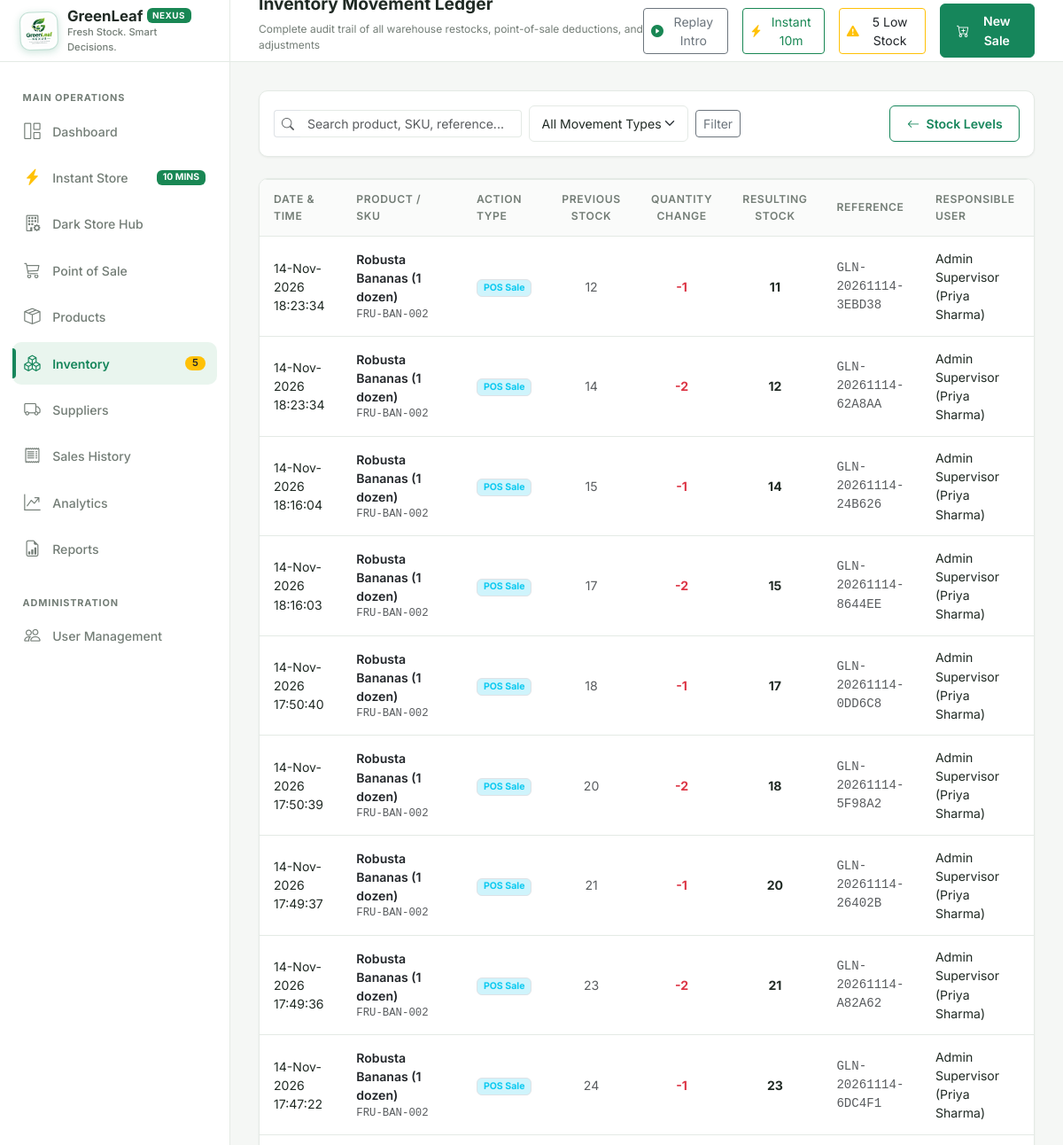
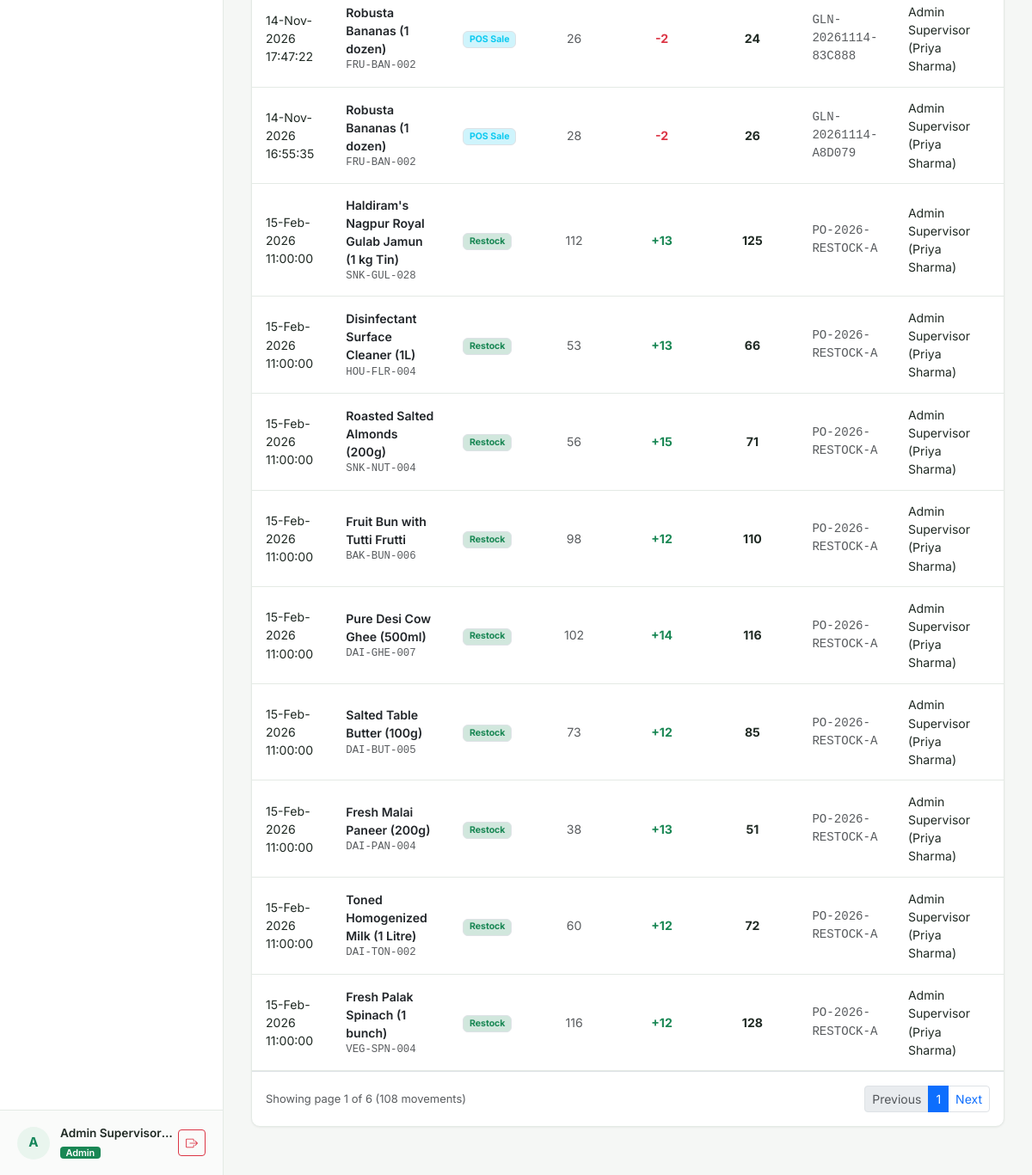
Page /inventory/movements (signed in) on the earlier database version (2 pictures, top to bottom).
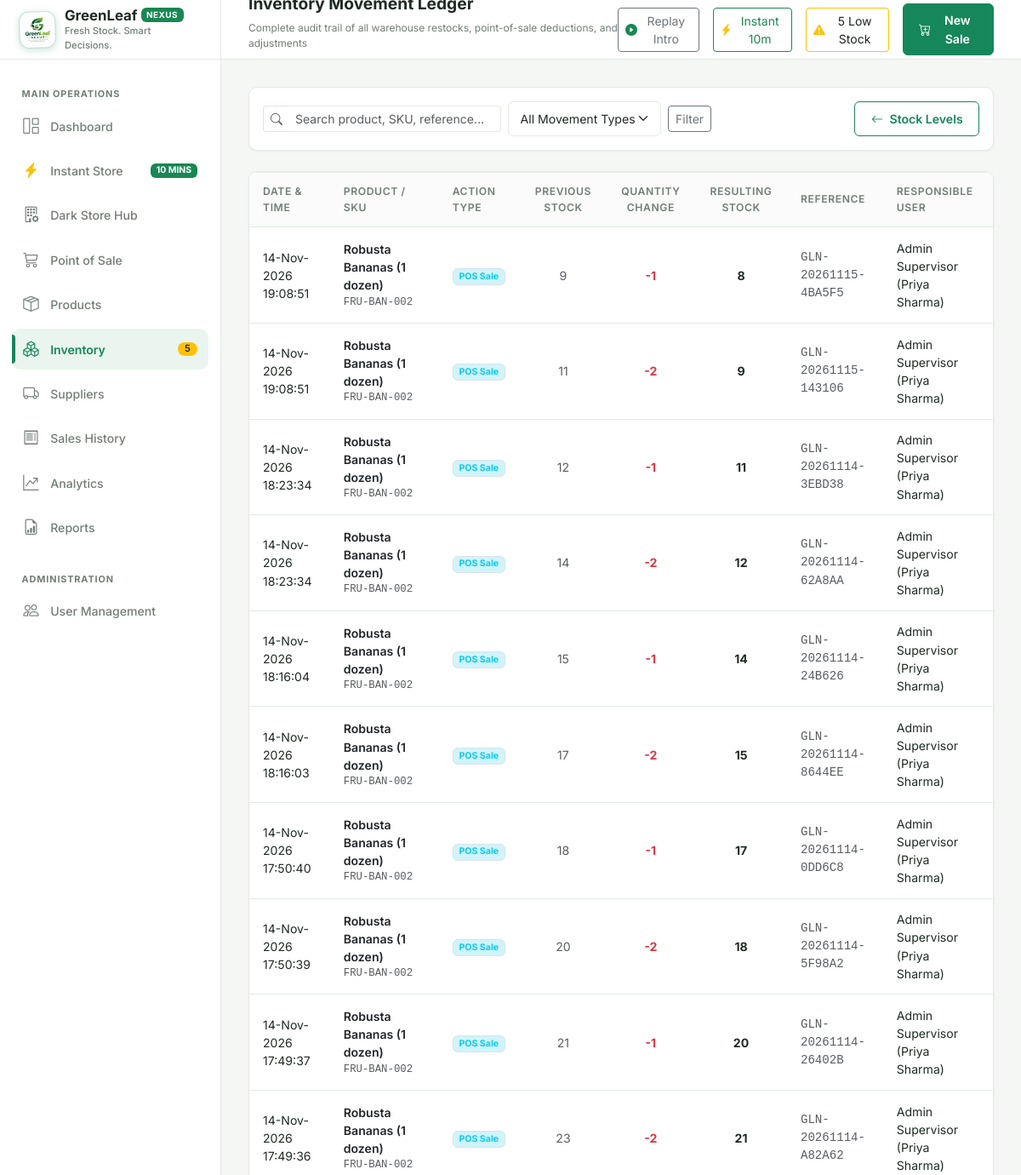
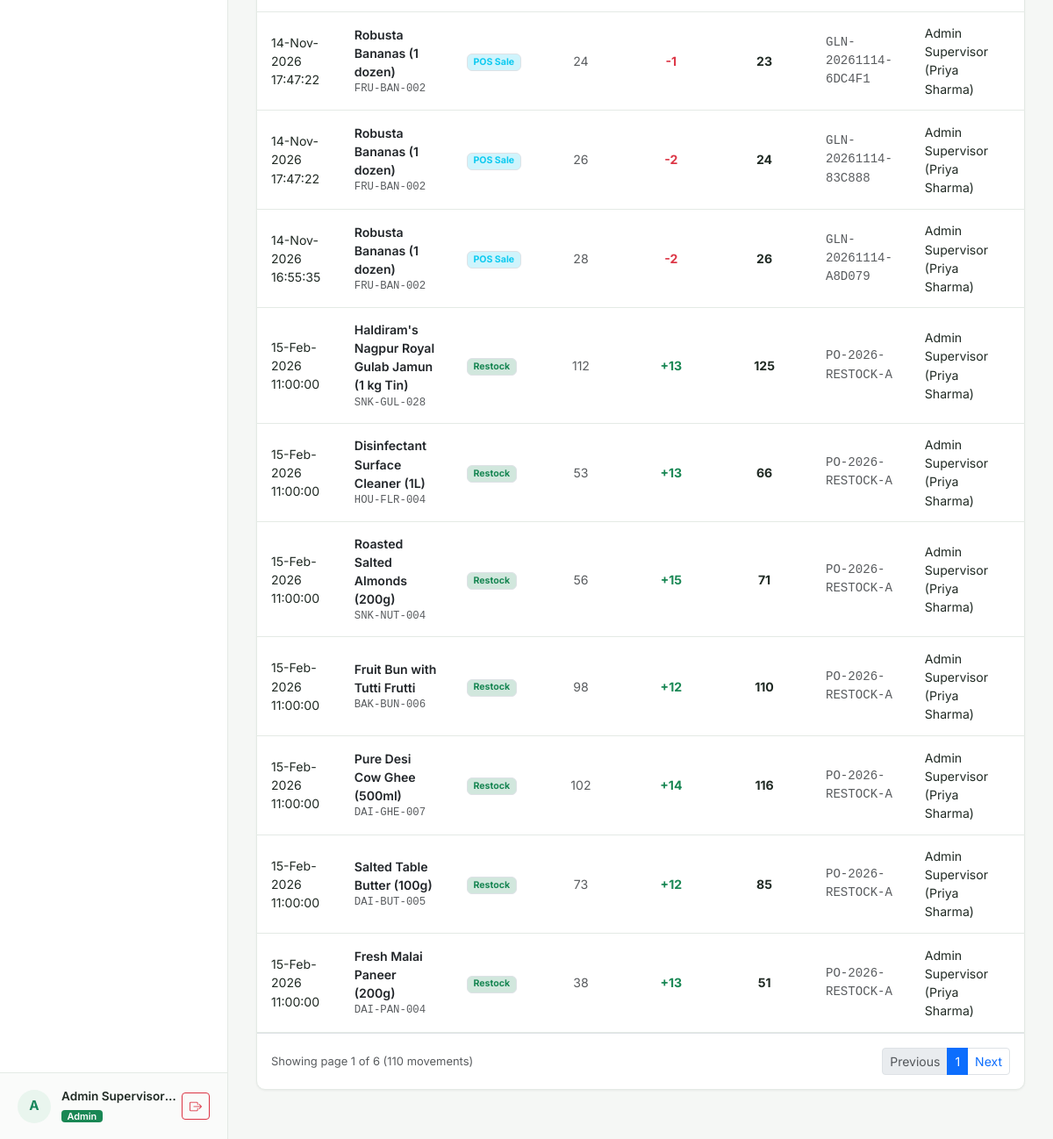
Same page on the later database version (2 pictures, top to bottom).
### models/inventory_movement.py (models this page shows, shortened)
class InventoryMovement(db.Model):
    __tablename__ = "inventory_movements"
    movement_id = db.Column(db.Integer, primary_key=True, autoincrement=True)
    product_id = db.Column(db.Integer, db.ForeignKey("products.product_id"), nullable=False, index=True)
    user_id = db.Column(db.Integer, db.ForeignKey("users.user_id"), nullable=True, index=True)
    movement_type = db.Column(db.String(30), nullable=False, index=True)  # 'sale', 'restock', 'adjustment', 'return', 'initial'
    quantity_change = db.Column(db.Integer, nullable=False)  # +ve or -ve
    previous_stock = db.Column(db.Integer, nullable=False)
    resulting_stock = db.Column(db.Integer, nullable=False)
    reference = db.Column(db.String(100), nullable=True)  # e.g., Invoice # or PO #
    notes = db.Column(db.Text, nullable=True)
    created_at = db.Column(db.DateTime, default=datetime.utcnow, nullable=False, index=True)
    product = db.relationship("Product", back_populates="movements")
    user = db.relationship("User", back_populates="movements")

### models/product.py (models this page shows, shortened)
class Product(db.Model):
    __tablename__ = "products"
    product_id = db.Column(db.Integer, primary_key=True, autoincrement=True)
    sku = db.Column(db.String(50), unique=True, nullable=False, index=True)
    barcode = db.Column(db.String(50), nullable=True, index=True)
    name = db.Column(db.String(120), nullable=False, index=True)
    description = db.Column(db.Text, nullable=True)
    category = db.Column(db.String(50), nullable=False, index=True)
    unit_price = db.Column(db.Float, nullable=False)
    cost_price = db.Column(db.Float, default=0.0, nullable=False)
    stock_qty = db.Column(db.Integer, nullable=False, default=0)
    reorder_level = db.Column(db.Integer, nullable=False, default=10)
    expiry_date = db.Column(db.Date, nullable=True)
    supplier_id = db.Column(db.Integer, db.ForeignKey("suppliers.supplier_id"), nullable=True)
    image_path = db.Column(db.String(255), nullable=True)
    is_active = db.Column(db.Boolean, default=True, nullable=False, index=True)
    created_at = db.Column(db.DateTime, default=datetime.utcnow, nullable=False)
    updated_at = db.Column(db.DateTime, default=datetime.utcnow, onupdate=datetime.utcnow, nullable=False)
    supplier = db.relationship("Supplier", back_populates="products")
    sale_items = db.relationship("SaleItem", back_populates="product", lazy="dynamic")
    movements = db.relationship("InventoryMovement", back_populates="product", lazy="dynamic")

### models/user.py (models this page shows, shortened)
class User(UserMixin, db.Model):
    __tablename__ = "users"
    user_id = db.Column(db.Integer, primary_key=True, autoincrement=True)
    username = db.Column(db.String(50), unique=True, nullable=False, index=True)
    full_name = db.Column(db.String(100), nullable=False)
    password_hash = db.Column(db.String(255), nullable=False)
    role = db.Column(db.String(20), nullable=False, default="cashier")  # 'admin' or 'cashier'
    is_active = db.Column(db.Boolean, default=True, nullable=False)
    created_at = db.Column(db.DateTime, default=datetime.utcnow, nullable=False)
    sales = db.relationship("Sale", back_populates="cashier", lazy="dynamic")
    movements = db.relationship("InventoryMovement", back_populates="user", lazy="dynamic")
    audit_logs = db.relationship("AuditLog", back_populates="user", lazy="dynamic")
    @property
    def is_admin(self):
        return self.role == "admin"

### routes/inventory.py (the view)
@inventory_bp.route("/movements")
@login_required
@admin_required
def movements():
    page = request.args.get("page", 1, type=int)
    movement_type = request.args.get("type", "").strip()
    search = request.args.get("search", "").strip()
    query = InventoryMovement.query.join(Product, InventoryMovement.product_id == Product.product_id)
    if movement_type:
        query = query.filter(InventoryMovement.movement_type == movement_type)
    if search:
        query = query.filter(
            (Product.name.ilike(f"%{search}%")) |
            (Product.sku.ilike(f"%{search}%")) |
            (InventoryMovement.reference.ilike(f"%{search}%"))
        )
    pagination = query.order_by(InventoryMovement.created_at.desc()).paginate(page=page, per_page=20, error_out=False)
    movements_list = pagination.items
    return render_template(
        "inventory/movements.html",
        movements=movements_list,
        pagination=pagination,
        movement_type=movement_type,
        search=search,
    )

### routes/auth.py (called while the page is built)
def admin_required(f):
    @wraps(f)
    def decorated_function(*args, **kwargs):
        if not current_user.is_authenticated:
            return redirect(url_for("auth.login", next=request.url))
        if not current_user.is_admin:
            flash("Access denied: Administrator privileges required.", "danger")
            return abort(403)
        return f(*args, **kwargs)
    return decorated_function

### templates/inventory/movements.html (shortened to what the changed rows need)
{% extends "base.html" %}
{% block content %}
<div class="card-custom p-0 overflow-hidden mb-4">
  <div class="table-responsive">
    <table class="table-custom mb-0">
      <thead>
        <tr>
          <th>Date & Time</th>
          <th>Product / SKU</th>
          <th>Action Type</th>
          <th class="text-center">Previous Stock</th>
          <th class="text-center">Quantity Change</th>
          <th class="text-center">Resulting Stock</th>
          <th>Reference</th>
          <th>Responsible User</th>
        </tr>
      </thead>
      <tbody>
        {% for m in movements %}
        <tr>
          <td class="small">{{ m.created_at.strftime('%d-%b-%Y %H:%M:%S') }}</td>
          <td>
            <a href="{{ url_for('products.details', product_id=m.product_id) }}" class="fw-semibold text-dark text-decoration-none">
              {{ m.product.name }}
            </a>
            <div class="text-muted small font-monospace">{{ m.product.sku }}</div>
          </td>
          <td>
            {% if m.movement_type == 'sale' %}
              <span class="badge bg-info-subtle text-info border">POS Sale</span>
            {% elif m.movement_type == 'restock' %}
              <span class="badge bg-success-subtle text-success border">Restock</span>
            {% elif m.movement_type == 'adjustment' %}
              <span class="badge bg-warning-subtle text-warning border">Adjustment</span>
            {% elif m.movement_type == 'initial' %}
              <span class="badge bg-secondary-subtle text-secondary border">Initial Stock</span>
            {% else %}
              <span class="badge bg-light text-dark border">{{ m.movement_type }}</span>
            {% endif %}
          </td>
          <td class="text-center text-muted">{{ m.previous_stock }}</td>
          <td class="text-center fw-bold {% if m.quantity_change > 0 %}text-success{% else %}text-danger{% endif %}">
            {% if m.quantity_change > 0 %}+{{ m.quantity_change }}{% else %}{{ m.quantity_change }}{% endif %}
          </td>
          <td class="text-center fw-bold">{{ m.resulting_stock }}</td>
          <td class="small font-monospace text-muted">{{ m.reference or m.notes or '—' }}</td>
          <td class="small">{{ m.user.full_name if m.user else 'System' }}</td>
        </tr>
        {% else %}
        <tr>
          <td colspan="8" class="text-center text-muted py-5">No movement records match the query.</td>
        </tr>
        {% endfor %}
      </tbody>
    </table>
  </div>
  {% if pagination.pages > 1 %}
  <div class="p-3 border-top d-flex align-items-center justify-content-between">
    <div class="text-muted small">
      Showing page {{ pagination.page }} of {{ pagination.pages }} ({{ pagination.total }} movements)
    </div>
    <ul class="pagination pagination-sm mb-0">
      <li class="page-item {% if not pagination.has_prev %}disabled{% endif %}">
        <a class="page-link" href="{{ url_for('inventory.movements', page=pagination.prev_num, search=search, type=movement_type) }}">Previous</a>
      </li>
      <li class="page-item active"><span class="page-link">{{ pagination.page }}</span></li>
      <li class="page-item {% if not pagination.has_next %}disabled{% endif %}">
        <a class="page-link" href="{{ url_for('inventory.movements', page=pagination.next_num, search=search, type=movement_type) }}">Next</a>
      </li>
    </ul>
  </div>
  {% endif %}
</div>
{% endblock %}

Differences in the rows shown:
no longer on this page (row unchanged): InventoryMovement: created_at "15-Feb-2026 11:00:00", product.name "Toned Homogenized Milk (1 Litre)", product.sku "DAI-TON-002", movement_type "Restock", previous_stock "60", quantity_change "12", resulting_stock "72", reference "PO-2026-RESTOCK-A", user "Admin Supervisor (Priya Sharma)"
no longer on this page (row unchanged): InventoryMovement: created_at "15-Feb-2026 11:00:00", product.name "Fresh Palak Spinach (1 bunch)", product.sku "VEG-SPN-004", movement_type "Restock", previous_stock "116", quantity_change "12", resulting_stock "128", reference "PO-2026-RESTOCK-A", user "Admin Supervisor (Priya Sharma)"
added InventoryMovement: created_at "14-Nov-2026 19:08:51", product.name "Robusta Bananas (1 dozen)", product.sku "FRU-BAN-002", movement_type "POS Sale", previous_stock "9", quantity_change "-1", resulting_stock "8", reference "GLN-20261115-4BA5F5", user "Admin Supervisor (Priya Sharma)"
added InventoryMovement: created_at "14-Nov-2026 19:08:51", product.name "Robusta Bananas (1 dozen)", product.sku "FRU-BAN-002", movement_type "POS Sale", previous_stock "11", quantity_change "-2", resulting_stock "9", reference "GLN-20261115-143106", user "Admin Supervisor (Priya Sharma)"
Other differences:
{{ pagination.total }}: "108" → "110"
